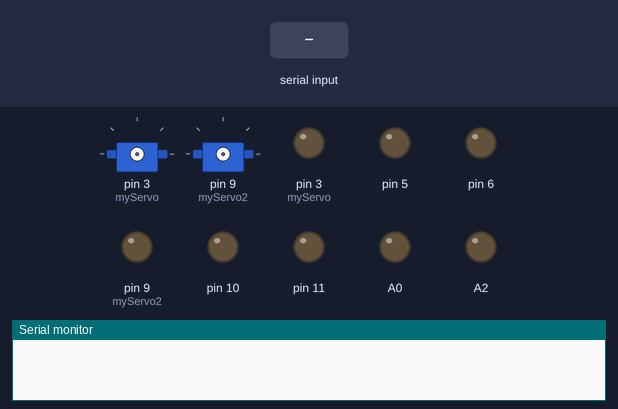
Simulated run of this sketch. Board: Arduino Uno, built with avr-gcc and run on an emulated ATmega328P. Parts: 2 × servo, output pins drawn as LEDs (lit = HIGH), the last lines printed to the serial monitor. Inputs (shaded band) come from the test bench.

Above: at 1.2 s.
1.3 s: "R" received over Serial
At 1.6 s:
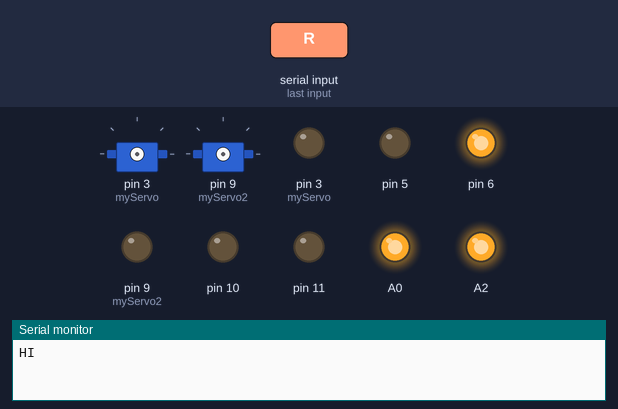
2.8 s: "L" received over Serial
At 3.9 s:
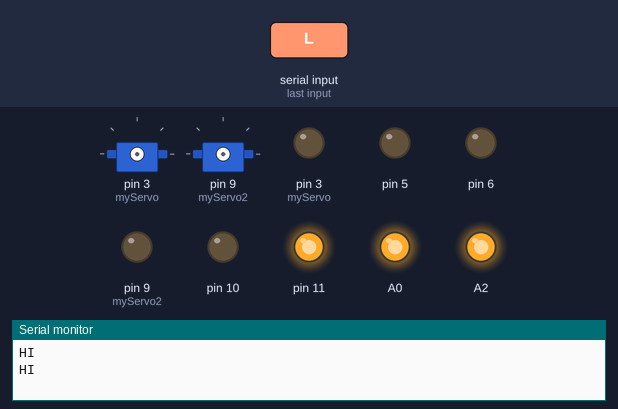
4.3 s: "F" received over Serial
At 5.1 s:
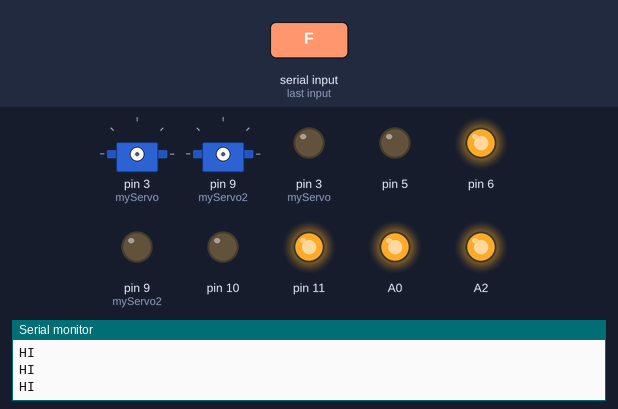
5.8 s: "S" received over Serial
At 6.3 s:
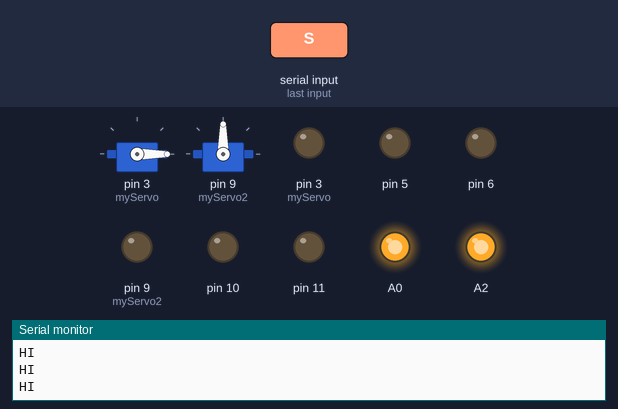
7.4 s: "R" received over Serial
At 8.6 s:
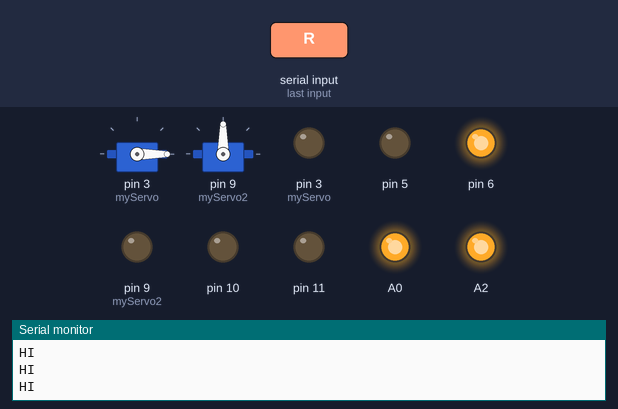
8.9 s: "L" received over Serial
At 9.8 s:
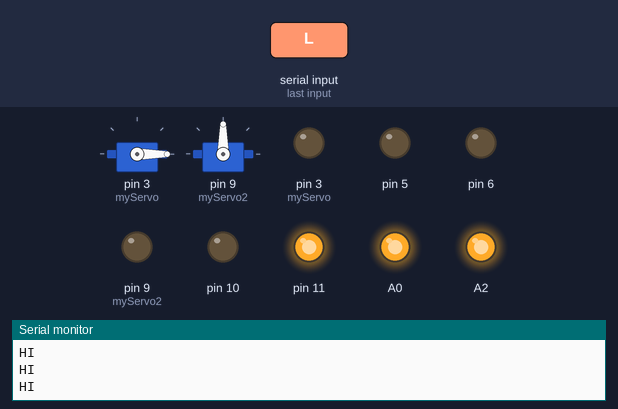
Timing chart, 0 to 11.4 s (numbered marks = the images above; inputs shaded):
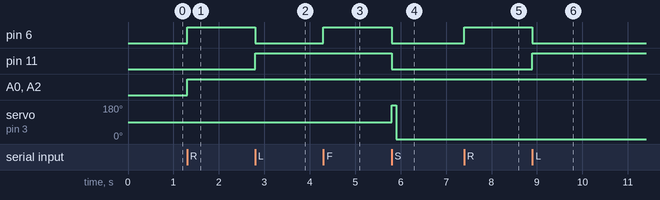

Measured:
- after the input at 1.3 s, pin 6, A0, A2: LOW → HIGH at once
- after the input at 2.8 s, pin 6: HIGH → LOW at once; pin 11: LOW → HIGH at once
- after the input at 4.3 s, pin 6: LOW → HIGH at once
- after the input at 5.8 s, pin 6, pin 11: HIGH → LOW at once; servo on pin 3 (myServo): 90° → 180° at once, → 0° 0.10 s later
- after the input at 7.4 s, pin 6: LOW → HIGH at once
- after the input at 8.9 s, pin 6: HIGH → LOW at once; pin 11: LOW → HIGH at once

The sketch:

ball_tracking.ino
```cpp
 // incoming serial byte
 char inbyte;
 #include <Servo.h>
 Servo myServo;
 Servo myServo2;
void setup()
{
 // start serial port at 9600 bps;
 Serial.begin(9600);
 pinMode(A0,OUTPUT);
 pinMode(10,OUTPUT);
 pinMode(9,OUTPUT);
 pinMode(3,OUTPUT);
 pinMode(11,OUTPUT);
 pinMode(A2,OUTPUT);
 pinMode(5,OUTPUT);
 pinMode(6,OUTPUT);
}
void loop()
{
 //if we get a valid byte,read analog ins:

  // get incoming byte:
  //delay(2000);
     inbyte = Serial.read();
     //Serial.println(inbyte);
     //Serial.println("HI");


if (inbyte == 'R') {
 // delay(100);
 //myServo.write(0);
 Serial.println("HI");
 analogWrite(A0,255);
 digitalWrite(10,LOW);
 digitalWrite(11,LOW);
 analogWrite(A2,255);
 digitalWrite(6,HIGH);
 digitalWrite(5,LOW);
// delay(50);
 }


else if (inbyte == 'L')
{
 // delay(100);
 //myServo.write(0);
 Serial.println("HI");
 analogWrite(A0,255);
 digitalWrite(11,HIGH);
 digitalWrite(10,LOW);
 analogWrite(A2,255);
 digitalWrite(5,LOW);
 digitalWrite(6,LOW);
// delay(100);
 }


else if (inbyte == 'F')
{
  //delay(100);
  //myServo.write(0);
  Serial.println("HI");
 analogWrite(A0,255);
 digitalWrite(11,HIGH);
 digitalWrite(10,LOW);
 analogWrite(A2,255);
 digitalWrite(6,HIGH);
 digitalWrite(5,LOW);
 //delay(100);
 }


else if (inbyte == 'S')
{
 // delay(100);

 myServo.attach(3);
 myServo2.attach(9);
 Serial.println("HI");
 analogWrite(A0,255);
 digitalWrite(10,LOW);
 digitalWrite(11,LOW);
 analogWrite(A2,255);
 digitalWrite(5,LOW);
 digitalWrite(6,LOW);
 myServo.write(180);
 delay(100);
 myServo.write(0);
// delay(100);
 }

}
```
